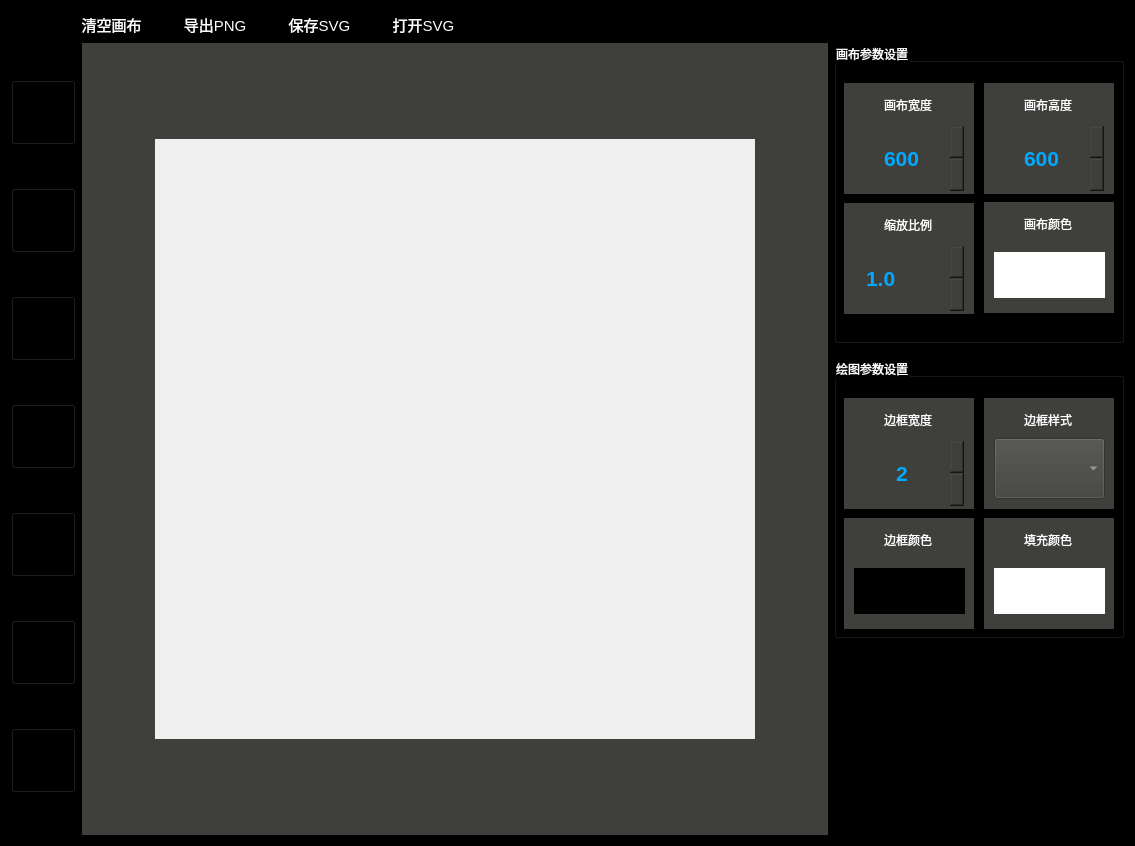
<?xml version="1.0" encoding="UTF-8"?>
<ui version="4.0">
 <class>KSVGEditorClass</class>
 <widget class="QMainWindow" name="KSVGEditorClass">
  <property name="geometry">
   <rect>
    <x>0</x>
    <y>0</y>
    <width>1135</width>
    <height>846</height>
   </rect>
  </property>
  <property name="windowTitle">
   <string>SVG编辑器</string>
  </property>
  <property name="windowIcon">
   <iconset resource="ksvgeditor.qrc">
    <normaloff>:/images/LOGO.png</normaloff>:/images/LOGO.png</iconset>
  </property>
  <property name="styleSheet">
   <string notr="true">QMainWindow#KSVGEditorClass
{
	background-color: rgb(0, 0, 0);
	color: rgb(255, 255, 255);
}</string>
  </property>
  <widget class="QWidget" name="centralWidget">
   <layout class="QGridLayout" name="gridLayout">
    <item row="0" column="0" colspan="3">
     <layout class="QHBoxLayout" name="horizontalLayout_2">
      <item>
       <spacer name="horizontalSpacer_4">
        <property name="orientation">
         <enum>Qt::Horizontal</enum>
        </property>
        <property name="sizeType">
         <enum>QSizePolicy::Fixed</enum>
        </property>
        <property name="sizeHint" stdset="0">
         <size>
          <width>65</width>
          <height>20</height>
         </size>
        </property>
       </spacer>
      </item>
      <item>
       <widget class="QToolButton" name="m_cleanCanvasBtn">
        <property name="font">
         <font>
          <pointsize>11</pointsize>
         </font>
        </property>
        <property name="styleSheet">
         <string notr="true">QToolButton {
    background: rgb(0, 0, 0);
    border: none;
    color: rgb(255, 255, 255);
}
QToolButton:hover
{
	background-color: rgb(255, 0, 0);
}
</string>
        </property>
        <property name="text">
         <string>清空画布</string>
        </property>
        <property name="shortcut">
         <string>Ctrl+N</string>
        </property>
       </widget>
      </item>
      <item>
       <spacer name="horizontalSpacer_2">
        <property name="orientation">
         <enum>Qt::Horizontal</enum>
        </property>
        <property name="sizeType">
         <enum>QSizePolicy::Fixed</enum>
        </property>
        <property name="sizeHint" stdset="0">
         <size>
          <width>25</width>
          <height>20</height>
         </size>
        </property>
       </spacer>
      </item>
      <item>
       <widget class="QToolButton" name="m_exportPNGBtn">
        <property name="font">
         <font>
          <pointsize>11</pointsize>
         </font>
        </property>
        <property name="styleSheet">
         <string notr="true">QToolButton {
    background: rgb(0, 0, 0);
    border: none;
    color: rgb(255, 255, 255);
}
QToolButton:hover
{
	background-color: rgb(255, 0, 0);
}
</string>
        </property>
        <property name="text">
         <string>导出PNG</string>
        </property>
        <property name="shortcut">
         <string>Ctrl+E</string>
        </property>
       </widget>
      </item>
      <item>
       <spacer name="horizontalSpacer_3">
        <property name="orientation">
         <enum>Qt::Horizontal</enum>
        </property>
        <property name="sizeType">
         <enum>QSizePolicy::Fixed</enum>
        </property>
        <property name="sizeHint" stdset="0">
         <size>
          <width>25</width>
          <height>20</height>
         </size>
        </property>
       </spacer>
      </item>
      <item>
       <widget class="QToolButton" name="m_saveSVGBtn">
        <property name="font">
         <font>
          <pointsize>11</pointsize>
         </font>
        </property>
        <property name="styleSheet">
         <string notr="true">QToolButton {
    background: rgb(0, 0, 0);
    border: none;
    color: rgb(255, 255, 255);
}
QToolButton:hover
{
	background-color: rgb(255, 0, 0);
}
</string>
        </property>
        <property name="text">
         <string>保存SVG</string>
        </property>
        <property name="shortcut">
         <string>Ctrl+S</string>
        </property>
       </widget>
      </item>
      <item>
       <spacer name="horizontalSpacer">
        <property name="orientation">
         <enum>Qt::Horizontal</enum>
        </property>
        <property name="sizeType">
         <enum>QSizePolicy::Fixed</enum>
        </property>
        <property name="sizeHint" stdset="0">
         <size>
          <width>25</width>
          <height>20</height>
         </size>
        </property>
       </spacer>
      </item>
      <item>
       <widget class="QToolButton" name="m_openSVGBtn">
        <property name="font">
         <font>
          <pointsize>11</pointsize>
         </font>
        </property>
        <property name="styleSheet">
         <string notr="true">QToolButton {
    background: rgb(0, 0, 0);
    border: none;
    color: rgb(255, 255, 255);
}
QToolButton:hover
{
	background-color: rgb(255, 0, 0);
}
</string>
        </property>
        <property name="text">
         <string>打开SVG</string>
        </property>
        <property name="shortcut">
         <string>Ctrl+O</string>
        </property>
       </widget>
      </item>
      <item>
       <spacer name="horizontalSpacer_5">
        <property name="orientation">
         <enum>Qt::Horizontal</enum>
        </property>
        <property name="sizeHint" stdset="0">
         <size>
          <width>40</width>
          <height>20</height>
         </size>
        </property>
       </spacer>
      </item>
     </layout>
    </item>
    <item row="1" column="0">
     <layout class="QVBoxLayout" name="verticalLayout">
      <item>
       <widget class="QToolButton" name="m_selectButton">
        <property name="minimumSize">
         <size>
          <width>65</width>
          <height>65</height>
         </size>
        </property>
        <property name="focusPolicy">
         <enum>Qt::StrongFocus</enum>
        </property>
        <property name="styleSheet">
         <string notr="true">QToolButton
{
	background-color:transparent;  
	image: url(:/images/select_unchecked.png);
}
QToolButton:hover
{
  
	background-color:transparent;  
	image: url(:/images/select_hover.png);
}
QToolButton:checked
{
 	background-color:transparent;  
	image: url(:/images/select_checked.png);
}



</string>
        </property>
        <property name="text">
         <string/>
        </property>
        <property name="checkable">
         <bool>true</bool>
        </property>
        <property name="autoExclusive">
         <bool>true</bool>
        </property>
       </widget>
      </item>
      <item>
       <widget class="QToolButton" name="m_lineButton">
        <property name="minimumSize">
         <size>
          <width>65</width>
          <height>65</height>
         </size>
        </property>
        <property name="focusPolicy">
         <enum>Qt::StrongFocus</enum>
        </property>
        <property name="styleSheet">
         <string notr="true">QToolButton
{
	background-color:transparent;  
	image: url(:/images/line_unchecked.png);
}
QToolButton:hover
{
  
	background-color:transparent;  
	image: url(:/images/line_hover.png);
}
QToolButton:checked
{
 	background-color:transparent;  
	image: url(:/images/line_checked.png);
}



</string>
        </property>
        <property name="text">
         <string/>
        </property>
        <property name="checkable">
         <bool>true</bool>
        </property>
        <property name="autoExclusive">
         <bool>true</bool>
        </property>
       </widget>
      </item>
      <item>
       <widget class="QToolButton" name="m_circleButton">
        <property name="minimumSize">
         <size>
          <width>65</width>
          <height>65</height>
         </size>
        </property>
        <property name="focusPolicy">
         <enum>Qt::StrongFocus</enum>
        </property>
        <property name="styleSheet">
         <string notr="true">QToolButton
{
	background-color:transparent;  
	image: url(:/images/circle_unchecked.png);
}
QToolButton:hover
{
  
	background-color:transparent;  
	image: url(:/images/circle_hover.png);
}
QToolButton:checked
{
 	background-color:transparent;  
	image: url(:/images/circle_checked.png);
}



</string>
        </property>
        <property name="text">
         <string/>
        </property>
        <property name="checkable">
         <bool>true</bool>
        </property>
        <property name="autoExclusive">
         <bool>true</bool>
        </property>
       </widget>
      </item>
      <item>
       <widget class="QToolButton" name="m_rectButton">
        <property name="minimumSize">
         <size>
          <width>65</width>
          <height>65</height>
         </size>
        </property>
        <property name="focusPolicy">
         <enum>Qt::StrongFocus</enum>
        </property>
        <property name="styleSheet">
         <string notr="true">QToolButton
{
	background-color:transparent;  
	image: url(:/images/rect_unchecked.png);
}
QToolButton:hover
{
  
	background-color:transparent;  
	image: url(:/images/rect_hover.png);
}
QToolButton:checked
{
 	background-color:transparent;  
	image: url(:/images/rect_checked.png);
}



</string>
        </property>
        <property name="text">
         <string/>
        </property>
        <property name="checkable">
         <bool>true</bool>
        </property>
        <property name="autoExclusive">
         <bool>true</bool>
        </property>
       </widget>
      </item>
      <item>
       <widget class="QToolButton" name="m_pentagonButton">
        <property name="minimumSize">
         <size>
          <width>65</width>
          <height>65</height>
         </size>
        </property>
        <property name="focusPolicy">
         <enum>Qt::StrongFocus</enum>
        </property>
        <property name="styleSheet">
         <string notr="true">QToolButton
{
	background-color:transparent;  
	image: url(:/images/pentagon_unchecked.png);
}
QToolButton:hover
{
  
	background-color:transparent;  
	image: url(:/images/pentagon_hover.png);
}
QToolButton:checked
{
 	background-color:transparent;  
	image: url(:/images/pentagon_checked.png);
}



</string>
        </property>
        <property name="text">
         <string/>
        </property>
        <property name="checkable">
         <bool>true</bool>
        </property>
        <property name="autoExclusive">
         <bool>true</bool>
        </property>
       </widget>
      </item>
      <item>
       <widget class="QToolButton" name="m_hexagonButton">
        <property name="minimumSize">
         <size>
          <width>65</width>
          <height>65</height>
         </size>
        </property>
        <property name="focusPolicy">
         <enum>Qt::StrongFocus</enum>
        </property>
        <property name="styleSheet">
         <string notr="true">QToolButton
{
	background-color:transparent;  
	image: url(:/images/hexagon_unchecked.png);
}
QToolButton:hover
{
  
	background-color:transparent;  
	image: url(:/images/hexagon_hover.png);
}
QToolButton:checked
{
 	background-color:transparent;  
	image: url(:/images/hexagon_checked.png);
}



</string>
        </property>
        <property name="text">
         <string/>
        </property>
        <property name="checkable">
         <bool>true</bool>
        </property>
        <property name="autoExclusive">
         <bool>true</bool>
        </property>
       </widget>
      </item>
      <item>
       <widget class="QToolButton" name="m_pentagramButton">
        <property name="minimumSize">
         <size>
          <width>65</width>
          <height>65</height>
         </size>
        </property>
        <property name="focusPolicy">
         <enum>Qt::StrongFocus</enum>
        </property>
        <property name="styleSheet">
         <string notr="true">QToolButton
{
	background-color:transparent;  
	image: url(:/images/pentagram_unchecked.png);
}
QToolButton:hover
{
  
	background-color:transparent;  
	image: url(:/images/pentagram_hover.png);
}
QToolButton:checked
{
 	background-color:transparent;  
	image: url(:/images/pentagram_checked.png);
}



</string>
        </property>
        <property name="text">
         <string/>
        </property>
        <property name="checkable">
         <bool>true</bool>
        </property>
        <property name="autoExclusive">
         <bool>true</bool>
        </property>
       </widget>
      </item>
     </layout>
    </item>
    <item row="1" column="1">
     <widget class="QScrollArea" name="scrollArea">
      <property name="minimumSize">
       <size>
        <width>650</width>
        <height>650</height>
       </size>
      </property>
      <property name="styleSheet">
       <string notr="true">QScrollArea
{
	background-color: rgb(63, 63, 60);
	border: 0;
}</string>
      </property>
      <property name="widgetResizable">
       <bool>false</bool>
      </property>
      <property name="alignment">
       <set>Qt::AlignCenter</set>
      </property>
      <widget class="KCanvas" name="m_canvas">
       <property name="geometry">
        <rect>
         <x>58</x>
         <y>82</y>
         <width>600</width>
         <height>600</height>
        </rect>
       </property>
       <property name="styleSheet">
        <string notr="true">KCanvas
{
	background-color: rgb(255, 255, 255);
}</string>
       </property>
      </widget>
     </widget>
    </item>
    <item row="1" column="2">
     <layout class="QVBoxLayout" name="verticalLayout_2">
      <item>
       <widget class="QGroupBox" name="groupBox">
        <property name="sizePolicy">
         <sizepolicy hsizetype="Fixed" vsizetype="Fixed">
          <horstretch>0</horstretch>
          <verstretch>0</verstretch>
         </sizepolicy>
        </property>
        <property name="minimumSize">
         <size>
          <width>290</width>
          <height>300</height>
         </size>
        </property>
        <property name="maximumSize">
         <size>
          <width>16777215</width>
          <height>501</height>
         </size>
        </property>
        <property name="styleSheet">
         <string notr="true">QGroupBox
{
	color: rgb(255, 255, 255);
}</string>
        </property>
        <property name="title">
         <string>画布参数设置</string>
        </property>
        <widget class="QWidget" name="m_EditCanvasWidth" native="true">
         <property name="geometry">
          <rect>
           <x>10</x>
           <y>40</y>
           <width>130</width>
           <height>111</height>
          </rect>
         </property>
         <property name="sizePolicy">
          <sizepolicy hsizetype="Fixed" vsizetype="Fixed">
           <horstretch>0</horstretch>
           <verstretch>0</verstretch>
          </sizepolicy>
         </property>
         <property name="styleSheet">
          <string notr="true">background-color: rgb(63, 63, 60);</string>
         </property>
         <widget class="QLabel" name="m_widthLabel">
          <property name="geometry">
           <rect>
            <x>10</x>
            <y>10</y>
            <width>108</width>
            <height>24</height>
           </rect>
          </property>
          <property name="styleSheet">
           <string notr="true">color: rgb(255, 255, 255);</string>
          </property>
          <property name="text">
           <string>画布宽度</string>
          </property>
          <property name="alignment">
           <set>Qt::AlignCenter</set>
          </property>
         </widget>
         <widget class="QSpinBox" name="m_canvasWidth">
          <property name="geometry">
           <rect>
            <x>10</x>
            <y>40</y>
            <width>111</width>
            <height>71</height>
           </rect>
          </property>
          <property name="font">
           <font>
            <pointsize>16</pointsize>
            <weight>75</weight>
            <bold>true</bold>
           </font>
          </property>
          <property name="styleSheet">
           <string notr="true">color: rgb(0, 170, 255);
border-width:0;
border-style:outset</string>
          </property>
          <property name="alignment">
           <set>Qt::AlignCenter</set>
          </property>
          <property name="specialValueText">
           <string/>
          </property>
          <property name="minimum">
           <number>600</number>
          </property>
          <property name="maximum">
           <number>999</number>
          </property>
          <property name="singleStep">
           <number>10</number>
          </property>
         </widget>
        </widget>
        <widget class="QWidget" name="m_EditCanvasWidth_2" native="true">
         <property name="geometry">
          <rect>
           <x>150</x>
           <y>40</y>
           <width>130</width>
           <height>111</height>
          </rect>
         </property>
         <property name="sizePolicy">
          <sizepolicy hsizetype="Fixed" vsizetype="Fixed">
           <horstretch>0</horstretch>
           <verstretch>0</verstretch>
          </sizepolicy>
         </property>
         <property name="styleSheet">
          <string notr="true">background-color: rgb(63, 63, 60);</string>
         </property>
         <widget class="QLabel" name="m_widthLabel_2">
          <property name="geometry">
           <rect>
            <x>10</x>
            <y>10</y>
            <width>108</width>
            <height>24</height>
           </rect>
          </property>
          <property name="styleSheet">
           <string notr="true">color: rgb(255, 255, 255);</string>
          </property>
          <property name="text">
           <string>画布高度</string>
          </property>
          <property name="alignment">
           <set>Qt::AlignCenter</set>
          </property>
         </widget>
         <widget class="QSpinBox" name="m_canvasHeight">
          <property name="geometry">
           <rect>
            <x>10</x>
            <y>40</y>
            <width>111</width>
            <height>71</height>
           </rect>
          </property>
          <property name="font">
           <font>
            <pointsize>16</pointsize>
            <weight>75</weight>
            <bold>true</bold>
           </font>
          </property>
          <property name="styleSheet">
           <string notr="true">color: rgb(0, 170, 255);
border-width:0;
border-style:outset</string>
          </property>
          <property name="alignment">
           <set>Qt::AlignCenter</set>
          </property>
          <property name="specialValueText">
           <string/>
          </property>
          <property name="minimum">
           <number>600</number>
          </property>
          <property name="maximum">
           <number>999</number>
          </property>
          <property name="singleStep">
           <number>10</number>
          </property>
          <property name="value">
           <number>600</number>
          </property>
         </widget>
        </widget>
        <widget class="QWidget" name="m_EditCanvasWidth_3" native="true">
         <property name="geometry">
          <rect>
           <x>10</x>
           <y>160</y>
           <width>130</width>
           <height>111</height>
          </rect>
         </property>
         <property name="sizePolicy">
          <sizepolicy hsizetype="Fixed" vsizetype="Fixed">
           <horstretch>0</horstretch>
           <verstretch>0</verstretch>
          </sizepolicy>
         </property>
         <property name="styleSheet">
          <string notr="true">background-color: rgb(63, 63, 60);</string>
         </property>
         <widget class="QLabel" name="m_widthLabel_3">
          <property name="geometry">
           <rect>
            <x>10</x>
            <y>10</y>
            <width>108</width>
            <height>24</height>
           </rect>
          </property>
          <property name="styleSheet">
           <string notr="true">color: rgb(255, 255, 255);</string>
          </property>
          <property name="text">
           <string>缩放比例</string>
          </property>
          <property name="alignment">
           <set>Qt::AlignCenter</set>
          </property>
         </widget>
         <widget class="QDoubleSpinBox" name="m_canvasZoom">
          <property name="geometry">
           <rect>
            <x>20</x>
            <y>40</y>
            <width>101</width>
            <height>71</height>
           </rect>
          </property>
          <property name="font">
           <font>
            <pointsize>16</pointsize>
            <weight>75</weight>
            <bold>true</bold>
           </font>
          </property>
          <property name="styleSheet">
           <string notr="true">color: rgb(0, 170, 255);
border-width:0;
border-style:outset</string>
          </property>
          <property name="decimals">
           <number>1</number>
          </property>
          <property name="minimum">
           <double>0.100000000000000</double>
          </property>
          <property name="maximum">
           <double>10.000000000000000</double>
          </property>
          <property name="singleStep">
           <double>0.100000000000000</double>
          </property>
          <property name="value">
           <double>1.000000000000000</double>
          </property>
         </widget>
        </widget>
        <widget class="QWidget" name="m_canvasColor" native="true">
         <property name="geometry">
          <rect>
           <x>150</x>
           <y>159</y>
           <width>130</width>
           <height>111</height>
          </rect>
         </property>
         <property name="sizePolicy">
          <sizepolicy hsizetype="Fixed" vsizetype="Fixed">
           <horstretch>0</horstretch>
           <verstretch>0</verstretch>
          </sizepolicy>
         </property>
         <property name="styleSheet">
          <string notr="true">background-color: rgb(63, 63, 60);</string>
         </property>
         <widget class="QLabel" name="m_widthLabel_4">
          <property name="geometry">
           <rect>
            <x>10</x>
            <y>10</y>
            <width>108</width>
            <height>24</height>
           </rect>
          </property>
          <property name="styleSheet">
           <string notr="true">color: rgb(255, 255, 255);</string>
          </property>
          <property name="text">
           <string>画布颜色</string>
          </property>
          <property name="alignment">
           <set>Qt::AlignCenter</set>
          </property>
         </widget>
         <widget class="QPushButton" name="m_setCanvasColorButton">
          <property name="geometry">
           <rect>
            <x>10</x>
            <y>50</y>
            <width>111</width>
            <height>46</height>
           </rect>
          </property>
          <property name="styleSheet">
           <string notr="true">background: rgb(255,255,255);
border:none;</string>
          </property>
          <property name="text">
           <string/>
          </property>
         </widget>
        </widget>
       </widget>
      </item>
      <item>
       <widget class="QGroupBox" name="groupBox_2">
        <property name="sizePolicy">
         <sizepolicy hsizetype="Fixed" vsizetype="Fixed">
          <horstretch>0</horstretch>
          <verstretch>0</verstretch>
         </sizepolicy>
        </property>
        <property name="minimumSize">
         <size>
          <width>290</width>
          <height>280</height>
         </size>
        </property>
        <property name="maximumSize">
         <size>
          <width>290</width>
          <height>261</height>
         </size>
        </property>
        <property name="styleSheet">
         <string notr="true">QGroupBox
{
	color: rgb(255, 255, 255);
}</string>
        </property>
        <property name="title">
         <string>绘图参数设置</string>
        </property>
        <widget class="QWidget" name="m_EditCanvasWidth_13" native="true">
         <property name="geometry">
          <rect>
           <x>10</x>
           <y>40</y>
           <width>130</width>
           <height>111</height>
          </rect>
         </property>
         <property name="sizePolicy">
          <sizepolicy hsizetype="Fixed" vsizetype="Fixed">
           <horstretch>0</horstretch>
           <verstretch>0</verstretch>
          </sizepolicy>
         </property>
         <property name="styleSheet">
          <string notr="true">background-color: rgb(63, 63, 60);</string>
         </property>
         <widget class="QLabel" name="m_widthLabel_13">
          <property name="geometry">
           <rect>
            <x>10</x>
            <y>10</y>
            <width>108</width>
            <height>24</height>
           </rect>
          </property>
          <property name="styleSheet">
           <string notr="true">color: rgb(255, 255, 255);</string>
          </property>
          <property name="text">
           <string>边框宽度</string>
          </property>
          <property name="alignment">
           <set>Qt::AlignCenter</set>
          </property>
         </widget>
         <widget class="QSpinBox" name="m_shapeBorderWidth">
          <property name="enabled">
           <bool>false</bool>
          </property>
          <property name="geometry">
           <rect>
            <x>10</x>
            <y>40</y>
            <width>111</width>
            <height>71</height>
           </rect>
          </property>
          <property name="font">
           <font>
            <pointsize>16</pointsize>
            <weight>75</weight>
            <bold>true</bold>
           </font>
          </property>
          <property name="styleSheet">
           <string notr="true">color: rgb(0, 170, 255);
border-width:0;
border-style:outset</string>
          </property>
          <property name="alignment">
           <set>Qt::AlignCenter</set>
          </property>
          <property name="specialValueText">
           <string/>
          </property>
          <property name="minimum">
           <number>1</number>
          </property>
          <property name="maximum">
           <number>10</number>
          </property>
          <property name="singleStep">
           <number>1</number>
          </property>
          <property name="value">
           <number>2</number>
          </property>
         </widget>
        </widget>
        <widget class="QWidget" name="m_EditCanvasWidth_14" native="true">
         <property name="geometry">
          <rect>
           <x>150</x>
           <y>40</y>
           <width>130</width>
           <height>111</height>
          </rect>
         </property>
         <property name="sizePolicy">
          <sizepolicy hsizetype="Fixed" vsizetype="Fixed">
           <horstretch>0</horstretch>
           <verstretch>0</verstretch>
          </sizepolicy>
         </property>
         <property name="styleSheet">
          <string notr="true">background-color: rgb(63, 63, 60);</string>
         </property>
         <widget class="QLabel" name="m_widthLabel_14">
          <property name="geometry">
           <rect>
            <x>10</x>
            <y>10</y>
            <width>108</width>
            <height>24</height>
           </rect>
          </property>
          <property name="styleSheet">
           <string notr="true">color: rgb(255, 255, 255);</string>
          </property>
          <property name="text">
           <string>边框样式</string>
          </property>
          <property name="alignment">
           <set>Qt::AlignCenter</set>
          </property>
         </widget>
         <widget class="KBorderStyleButton" name="m_shapeBorderStyle">
          <property name="enabled">
           <bool>false</bool>
          </property>
          <property name="geometry">
           <rect>
            <x>10</x>
            <y>40</y>
            <width>111</width>
            <height>61</height>
           </rect>
          </property>
          <property name="styleSheet">
           <string notr="true"/>
          </property>
         </widget>
        </widget>
        <widget class="QWidget" name="m_EditCanvasWidth_15" native="true">
         <property name="geometry">
          <rect>
           <x>10</x>
           <y>160</y>
           <width>130</width>
           <height>111</height>
          </rect>
         </property>
         <property name="sizePolicy">
          <sizepolicy hsizetype="Fixed" vsizetype="Fixed">
           <horstretch>0</horstretch>
           <verstretch>0</verstretch>
          </sizepolicy>
         </property>
         <property name="styleSheet">
          <string notr="true">background-color: rgb(63, 63, 60);</string>
         </property>
         <widget class="QLabel" name="m_widthLabel_15">
          <property name="geometry">
           <rect>
            <x>10</x>
            <y>10</y>
            <width>108</width>
            <height>24</height>
           </rect>
          </property>
          <property name="styleSheet">
           <string notr="true">color: rgb(255, 255, 255);</string>
          </property>
          <property name="text">
           <string>边框颜色</string>
          </property>
          <property name="alignment">
           <set>Qt::AlignCenter</set>
          </property>
         </widget>
         <widget class="QPushButton" name="m_setShapeBorderColorButton">
          <property name="geometry">
           <rect>
            <x>10</x>
            <y>50</y>
            <width>111</width>
            <height>46</height>
           </rect>
          </property>
          <property name="styleSheet">
           <string notr="true">background: rgb(0,0,0);
border:none;</string>
          </property>
          <property name="text">
           <string/>
          </property>
         </widget>
        </widget>
        <widget class="QWidget" name="m_EditCanvasWidth_16" native="true">
         <property name="geometry">
          <rect>
           <x>150</x>
           <y>160</y>
           <width>130</width>
           <height>111</height>
          </rect>
         </property>
         <property name="sizePolicy">
          <sizepolicy hsizetype="Fixed" vsizetype="Fixed">
           <horstretch>0</horstretch>
           <verstretch>0</verstretch>
          </sizepolicy>
         </property>
         <property name="styleSheet">
          <string notr="true">background-color: rgb(63, 63, 60);</string>
         </property>
         <widget class="QLabel" name="m_widthLabel_16">
          <property name="geometry">
           <rect>
            <x>10</x>
            <y>10</y>
            <width>108</width>
            <height>24</height>
           </rect>
          </property>
          <property name="styleSheet">
           <string notr="true">color: rgb(255, 255, 255);</string>
          </property>
          <property name="text">
           <string>填充颜色</string>
          </property>
          <property name="alignment">
           <set>Qt::AlignCenter</set>
          </property>
         </widget>
         <widget class="QPushButton" name="m_setShapeColorButton">
          <property name="geometry">
           <rect>
            <x>10</x>
            <y>50</y>
            <width>111</width>
            <height>46</height>
           </rect>
          </property>
          <property name="styleSheet">
           <string notr="true">background: rgb(255,255,255);
border:none;</string>
          </property>
          <property name="text">
           <string/>
          </property>
         </widget>
        </widget>
       </widget>
      </item>
      <item>
       <spacer name="verticalSpacer">
        <property name="orientation">
         <enum>Qt::Vertical</enum>
        </property>
        <property name="sizeHint" stdset="0">
         <size>
          <width>20</width>
          <height>40</height>
         </size>
        </property>
       </spacer>
      </item>
     </layout>
    </item>
   </layout>
  </widget>
 </widget>
 <layoutdefault spacing="6" margin="11"/>
 <customwidgets>
  <customwidget>
   <class>KCanvas</class>
   <extends>QWidget</extends>
   <header>kcanvas.h</header>
   <container>1</container>
  </customwidget>
  <customwidget>
   <class>KBorderStyleButton</class>
   <extends>QComboBox</extends>
   <header>kborderstylebutton.h</header>
  </customwidget>
 </customwidgets>
 <resources>
  <include location="ksvgeditor.qrc"/>
 </resources>
 <connections/>
</ui>
